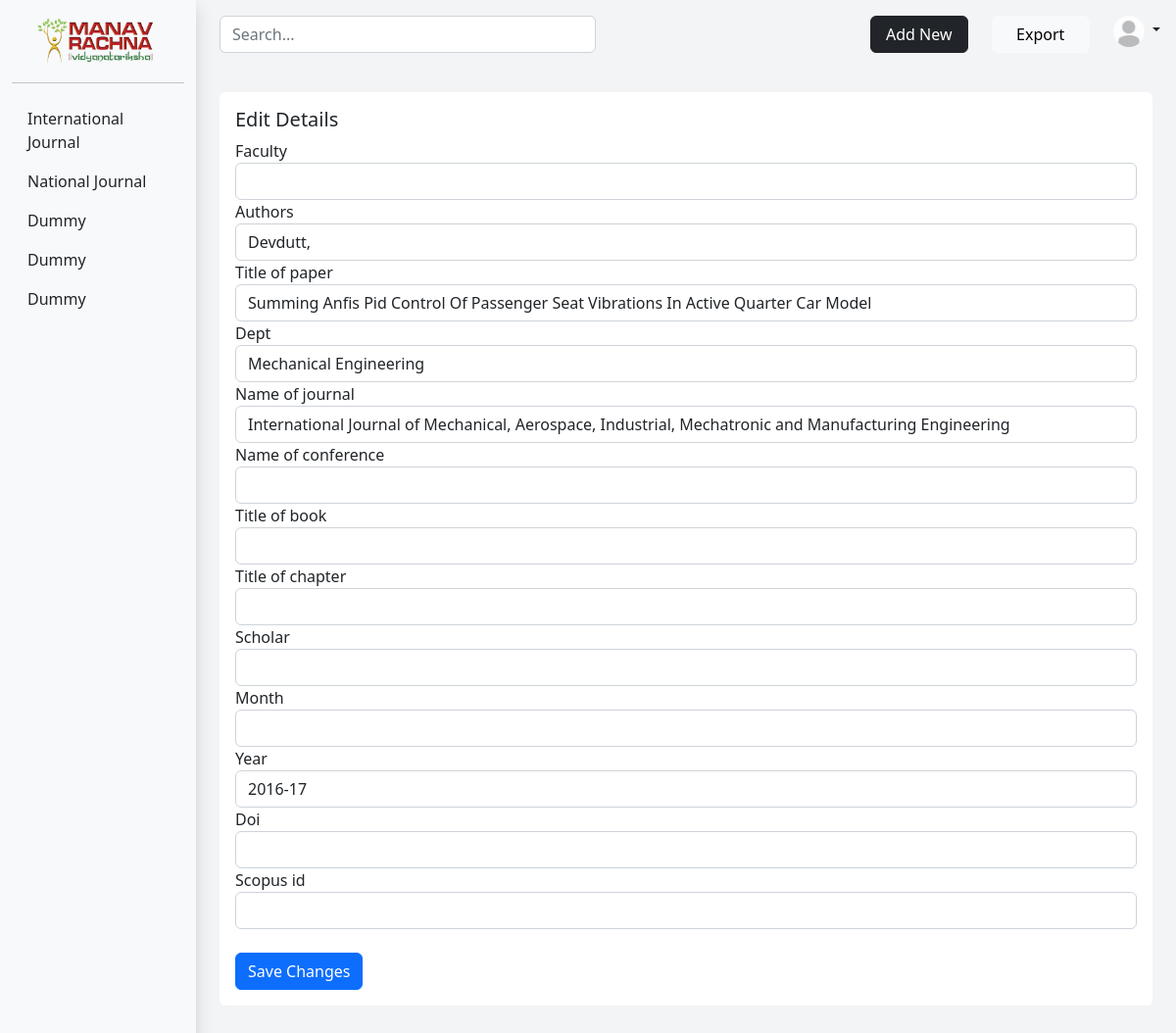
Page /paper/293/edit/ (signed in) on the committed database.
### dashboard/models.py (models this page shows, shortened)
class Profile(models.Model):
    user = models.OneToOneField(User, on_delete=models.CASCADE)
    pfp = models.ImageField(default='default.jpg', upload_to='profile_pics')

class ResearchPaper(models.Model):
    faculty = models.CharField(max_length=10, blank=True)
    authors = models.CharField(max_length=200, null=False)
    title_of_paper = models.CharField(max_length=200, blank=True)
    dept = models.CharField(max_length=50, blank=True)
    name_of_journal = models.CharField(max_length=200, blank=True)
    name_of_conference = models.CharField(max_length=200, blank=True)
    title_of_book = models.CharField(max_length=200, blank=True)
    title_of_chapter = models.CharField(max_length=200, blank=True)
    student = models.CharField(max_length=10, blank=True)
    scholar = models.CharField(max_length=10, blank=True)
    month = models.CharField(max_length=15, blank=True)
    year = models.CharField(max_length=15, blank=True)
    doi = models.URLField(blank=True)
    scopus_id = models.CharField(max_length=50, blank=True)

### dashboard/views.py (the view)
# urls.py: path('paper/<int:pk>/edit/', UpdatePaperView.as_view(), name='dashboard-edit'),
class UpdatePaperView(LoginRequiredMixin, UpdateView):
    model = ResearchPaper
    fields = [ 'faculty', 'authors', 'title_of_paper', 'dept', 'name_of_journal', 'name_of_conference', 'title_of_book', 'title_of_chapter', 'scholar', 'month', 'year', 'doi', 'scopus_id']
    template_name = 'dashboard/paper_edit.html'

### dashboard/templates/dashboard/paper_edit.html (shortened to what this page needs)
{% extends 'dashboard/base.html' %}
{% load crispy_forms_tags %}
{% block main %}
<div class="col">
  <div class="card border-0">
    <div class="card-body">
        <h5 class="card-title">Edit Details</h5>
        <form method="POST" class="form-group">
            <div class="row md-3">
                {{ form|crispy }}
            </div>
            <br>
            <button type="submit" class="btn btn-primary" value="Save">Save Changes</button>
        </form>
    </div>
  </div>
</div>
{% endblock main %}

### dashboard/templates/dashboard/base.html (shortened to what this page needs)
{% load static %}
<!DOCTYPE html>
<html lang="en">
  <head>
    <link href="https://cdn.jsdelivr.net/npm/bootstrap@5.2.2/dist/css/bootstrap.min.css" rel="stylesheet">
    <link rel="stylesheet" href="{% static 'dashboard/css_base/style.css' %}">
  </head>
  <body>
    <main>
        <div class="container-fluid">
            <div class="row align-items-start">
                <div id="sidebar-main" class="col-md-3 col-lg-2 ms-auto d-md-block bg-light shadow sidebar collapse py-3">
                    <a href="/" class="d-flex align-items-center mb-3 mb-md-0 me-md-auto link-dark text-decoration-none px-4">
                        <img class="img-fluid" src="{% static 'dashboard/img/mr-logo.png' %}" width="200" height="80">
                    </a>
                    <hr>
                    <ul class="nav nav-pills flex-column mb-auto">
                        <li>
                        <a href="#" class="nav-link link-dark">
                            International Journal
                        </a>
                        </li>
                        <li class="nav-item">
                        <a href="#" class="nav-link link-dark">
                            National Journal
                        </a>
                        </li>
                        <li>
                        <a href="#" class="nav-link link-dark">
                            Dummy
                        </a>
                        </li>
                        <li>
                        <a href="#" class="nav-link link-dark">
                            Dummy
                        </a>
                        </li>
                        <li>
                        <a href="#" class="nav-link link-dark">
                            Dummy
                        </a>
                        </li>
                    </ul>
                </div>
                <div class="col-10 ms-auto p-3 mb-3">
                    <div id="navbar-main" class="d-flex flex-wrap align-items-center justify-content-between">
                        <form method="GET" id="search-bar" class="col-12 col-lg-auto mb-3 mb-lg-0 me-lg-3 px-2" role="search" action="{% url 'dashboard-home' %}">
                        <input name="search-result" id="search-input" type="search" class="form-control" placeholder="Search..." aria-label="Search">
                        </form>
                        <div class="row align-items-start">
                            <div class="col">
                                <a id="add-paper-btn" href="{% url 'dashboard-addpaper' %}" class="btn btn-dark" role="button">Add New</a>
                            </div>
                            <div class="col">
                                <a id="add-paper-btn" href="{% url 'dashboard-export' %}" class="btn btn-light border-1" role="button">Export</a>
                            </div>
                            <div class="col">
                                <div class="dropdown text-end">
                                    <a href="#" class="d-block link-dark text-decoration-none dropdown-toggle" data-bs-toggle="dropdown" aria-expanded="false" data-bs-offset="10,20">
                                        <img src="{{ user.profile.pfp.url }}" alt="mdo" width="32" height="32" class="rounded-circle">
                                    </a>
                                </div>
                            </div>
                        </div>
                    </div>
                    <br>
                    <div class="ms-sm-auto px-2 py-3 containter-fluid">
                      {% block main %}{% endblock %}
                    </div>
                </div>
            </div>
        </div>
    </main>
</body>

### dashboard/static/dashboard/css_base/style.css (style rules this page uses)
body { min-height: 100vh; min-height: -webkit-fill-available; background-color: #f2f4f6; }
html { height: -webkit-fill-available; }
main { height: 100vh; height: -webkit-fill-available; max-height: 100vh; overflow-x: hidden; overflow-y: auto; }
.dropdown-toggle { outline: 0; }
#sidebar-main { position: fixed; }
#add-paper-btn { width: 100px; }
#search-bar { width: 400px; }

### rows in the picture
ResearchPaper: authors "Devdutt,", title_of_paper "Summing Anfis Pid Control Of Passenger Seat Vibrations In Active Quarter Car Model", dept "Mechanical Engineering", name_of_journal "International Journal of Mechanical, Aerospace, Industrial, Mechatronic and Manufacturing Engineering", year "2016-17"
